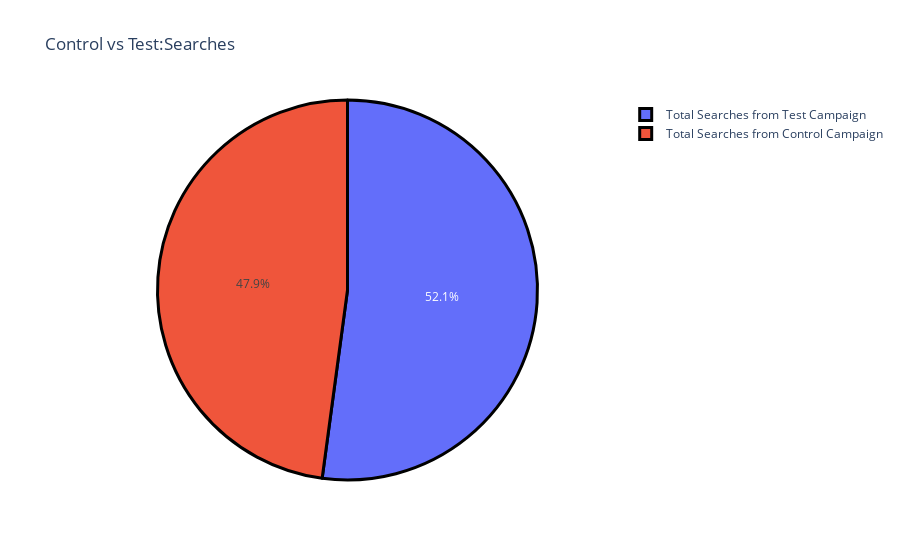

Source (notebook cell):
### Code cell
label=['Total Searches from Control Campaign','Total Searches from Test Campaign']
counts=[sum(control_data['Searches Received']),sum(test_data['Searches Received'])]

fig=go.Figure(data=[go.Pie(labels=label,values=counts)])

fig.update_layout(title_text='Control vs Test:Searches')

fig.update_traces(marker=(dict(line=dict(color='black',width=3))))

### Figure 1 — Plotly figure (JSON) as saved in the notebook; plotly's stock layout.template omitted (floating-point values rounded to 4 significant figures)
{"data": [{"labels": ["Total Searches from Control Campaign", "Total Searches from Test Campaign"], "marker": {"line": {"color": "black", "width": 3}}, "type": "pie", "values": [66640.0, 72569]}], "layout": {"title": {"text": "Control vs Test:Searches"}}}
